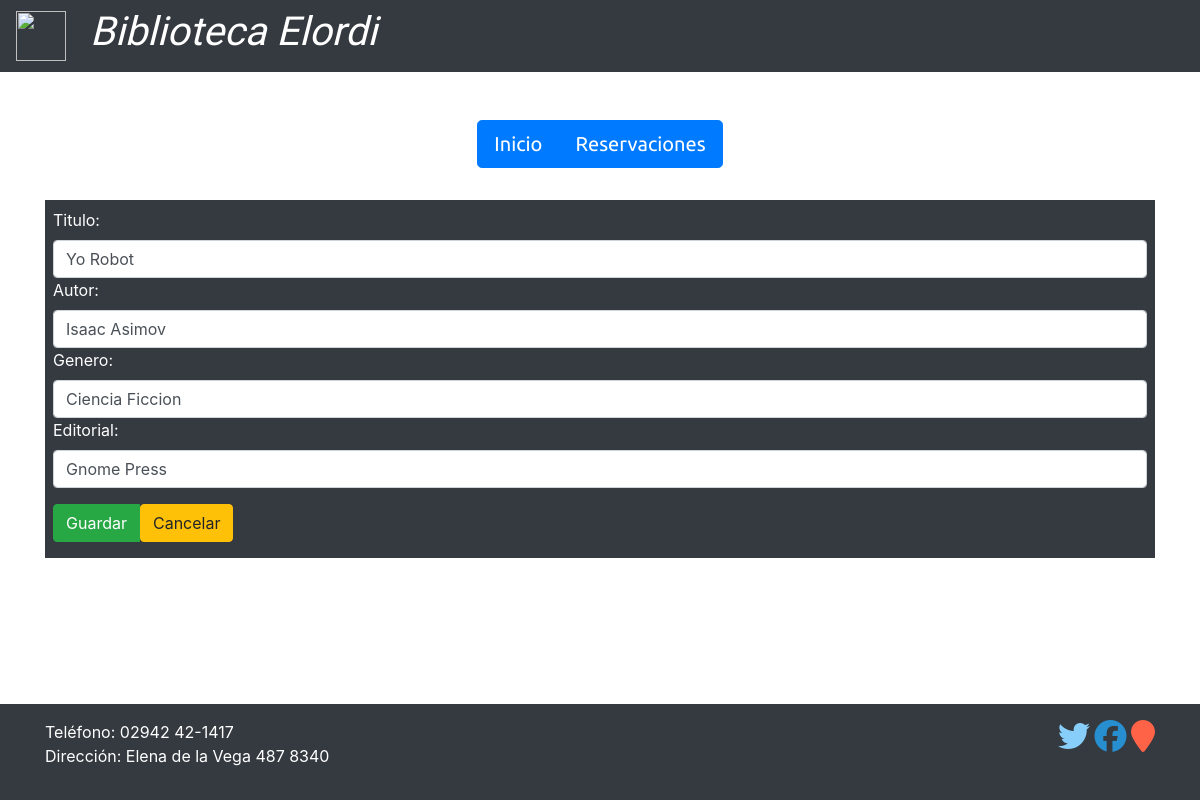
Page /libros/1/editar/ on the committed database.
### database_setup.py (models this page shows, shortened)
class Libro(Base):
    __tablename__ = 'libro'
    id = Column(Integer, primary_key=True)
    titulo = Column(String(250), nullable=False)
    autor = Column(String(250), nullable=False)
    genero = Column(String(250))
    editorial = Column(String(250))

### app.py (the view)
@app.route("/libros/<int:libro_id>/editar/", methods=['GET', 'POST'])
def editarLibro(libro_id):
    libroEditado = session.query(Libro).filter_by(id=libro_id).one()
    if request.method == 'POST':
        if request.form['nombre']:
            libroEditado.titulo = request.form['nombre']
            libroEditado.autor = request.form['autor']
            libroEditado.genero = request.form['genero']
            libroEditado.editorial = request.form['editorial']
            return redirect(url_for('mostrarLibros'))
    else:
        return render_template('editarLibro.html', libro=libroEditado)

### templates/editarLibro.html
{% extends "libros.html" %}
    {% block contenido %}
    <div class="bg-dark text-white">
        <form action="{{ url_for('editarLibro',libro_id = libro.id)}}" method="post">
            <div class="form-group m-2 pt-2">
                <label for="nombre">Titulo:</label>
                <input type="text" class="form-control" name="nombre" value="{{libro.titulo }}">
                <label for="autor">Autor:</label>
                <input type="text" class="form-control" name="autor" value="{{libro.autor }}">
                <label for="genero">Genero:</label>
                <input type="text" class="form-control" name="genero" value="{{libro.genero }}">
                <label for="editorial">Editorial:</label>
                <input type="text" class="form-control" name="editorial" value="{{libro.editorial }}">
                <div class="btn-group pt-3 pb-3">
                    <button type="submit" class="btn btn-success"> Guardar</button>
                    <a href='{{ url_for("mostrarLibros") }}'>
                        <button type="button" class="btn btn-warning">Cancelar</button>
                    </a>
                </div>
            </div>
        </form>
    </div>
    {% endblock %}

### rows in the picture
Libro: nombre "Yo Robot", autor "Isaac Asimov", genero "Ciencia Ficcion", editorial "Gnome Press"
